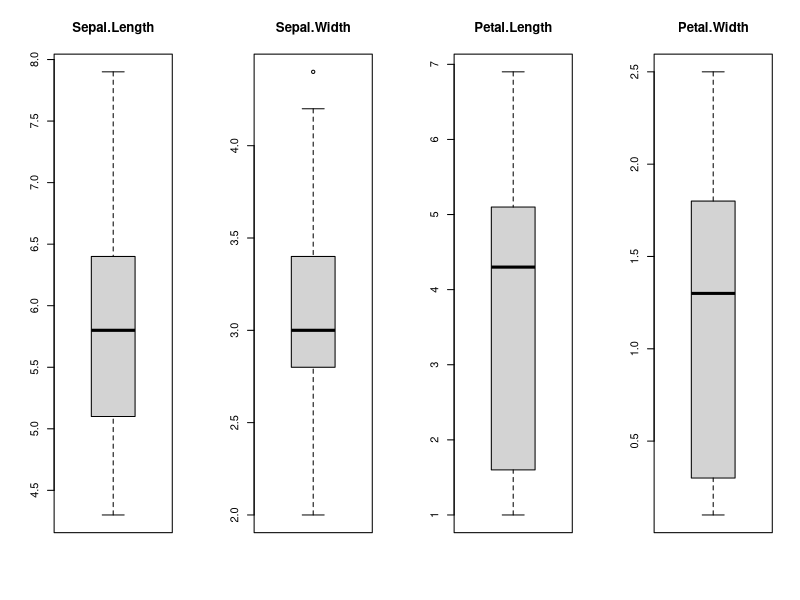
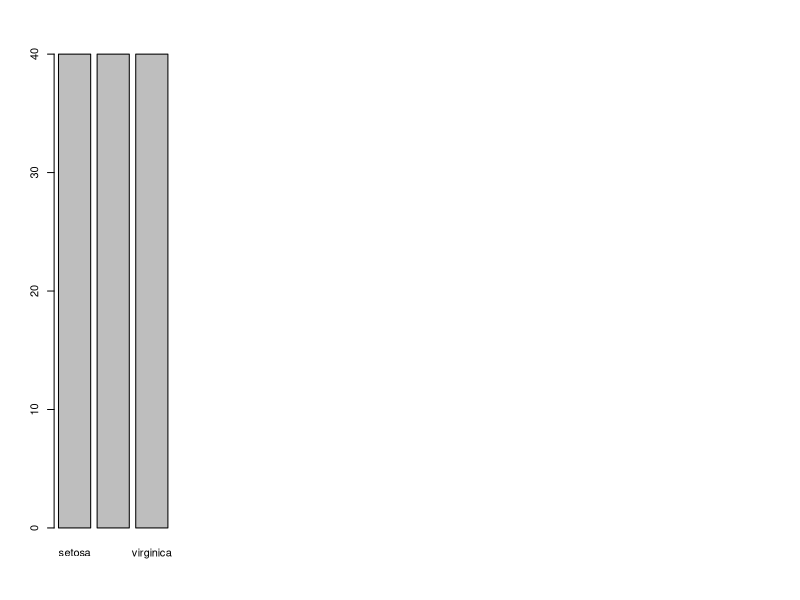
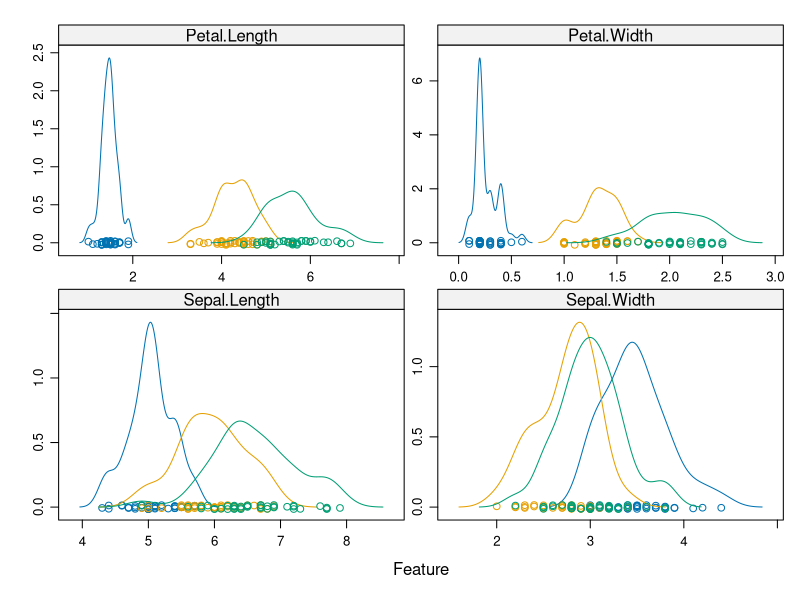

These figures' R source, in order:
# PACKAGES, LOADING DATA AND CREATION THE VALIDATION DATASET
{
#install.packages("caret")
#install.packages("kernlab")
library(caret)
library(kernlab)
library(randomForest)

#loading the data
data(iris)
dataset <- iris

#create a list of 80% of the rows in the original dataset we can use for training
validation_index <- createDataPartition(dataset$Species , p = 0.8 , list = FALSE)

#select 20% of the data for validation
validation <- dataset[-validation_index,]

#use the remaining 80% of data to training and testing the models
dataset <- dataset[validation_index,]
}

# SUMMARIZE THE DATASET
{
#1. Dimensions of dataset
dim(dataset)

#2. List types for each attribute
sapply(dataset , class)

#3. take a peek at the first 5 rows of data
head(dataset)

#4. List the levels for the class
levels(dataset$Species)

#5. Summarize the class distribution
percentage <- prop.table(table(dataset$Species)) * 100
cbind(freq = table(dataset$Species), percentage = percentage)

#6. Summarize attribute distributions
summary(dataset)
}

# VISUALIZE DATASET
{
#1. Split input and output
x <- dataset[,1:4]
y <- dataset[,5]

#2. Boxplot for each attribute on one image
par(mfrow = c(1,4))
for(i in 1:4) {
    boxplot(x[,i] , main = names(iris)[i])
}

#3. Barplot for class breakdown
plot(y)

#4. Scatterplot matrix
featurePlot(x=x , y=y , plot = "ellipse")

#5. Box and whisker plots for each attribute
featurePlot(x=x , y=y , plot = "box")

#6. Density plots for each attribute by class value
scales <- list(x = list(relation = "free") , y = list(relation = "free"))
featurePlot(x=x , y=y , plot = "density" , scales = scales)
}

#EVALUATE SOME ALGORITHMS
{
# Run algorithms using 10-fold cross validation
control <- trainControl(method = "cv" , number = 10)
metric <- "Accuracy"

# Build Models
# a) linear algorithms
set.seed(7)
fit.lda <- train(Species~. , data = dataset , method = "lda" , metric = metric , trControl = control)

# b) nonlinear algorithms
# CART
set.seed(7)
fit.cart <- train(Species~. , data = dataset , method = "rpart" , metric = metric , trControl = control)
# kNN
set.seed(7)
fit.knn <- train(Species~. , data = dataset , method = "knn" , metric = metric , trControl = control)

# c) advanced algorithms
# SVM
set.seed(7)
fit.svm <- train(Species~. , data = dataset , method = "svmRadial" , metric = metric , trControl = control)
# Random Forest
set.seed(7)
fit.rf <- train(Species~. , data = dataset , method = "rf" , metric = metric , trControl = control)

# Summarize accuracy of models
results <- resamples(list(lda = fit.lda , cart = fit.cart , knn=fit.knn , svn = fit.svm , rf = fit.rf))
summary(results)

# Compare accuracy of models
dotplot(results)

# Summarize the Best Model
print(fit.lda)
}

# MAKE PREDICTIONS

# Estimate skill of LDA on the validation dataset
predictions <- predict(fit.lda , validation)
confusionMatrix(predictions , validation$Species)
